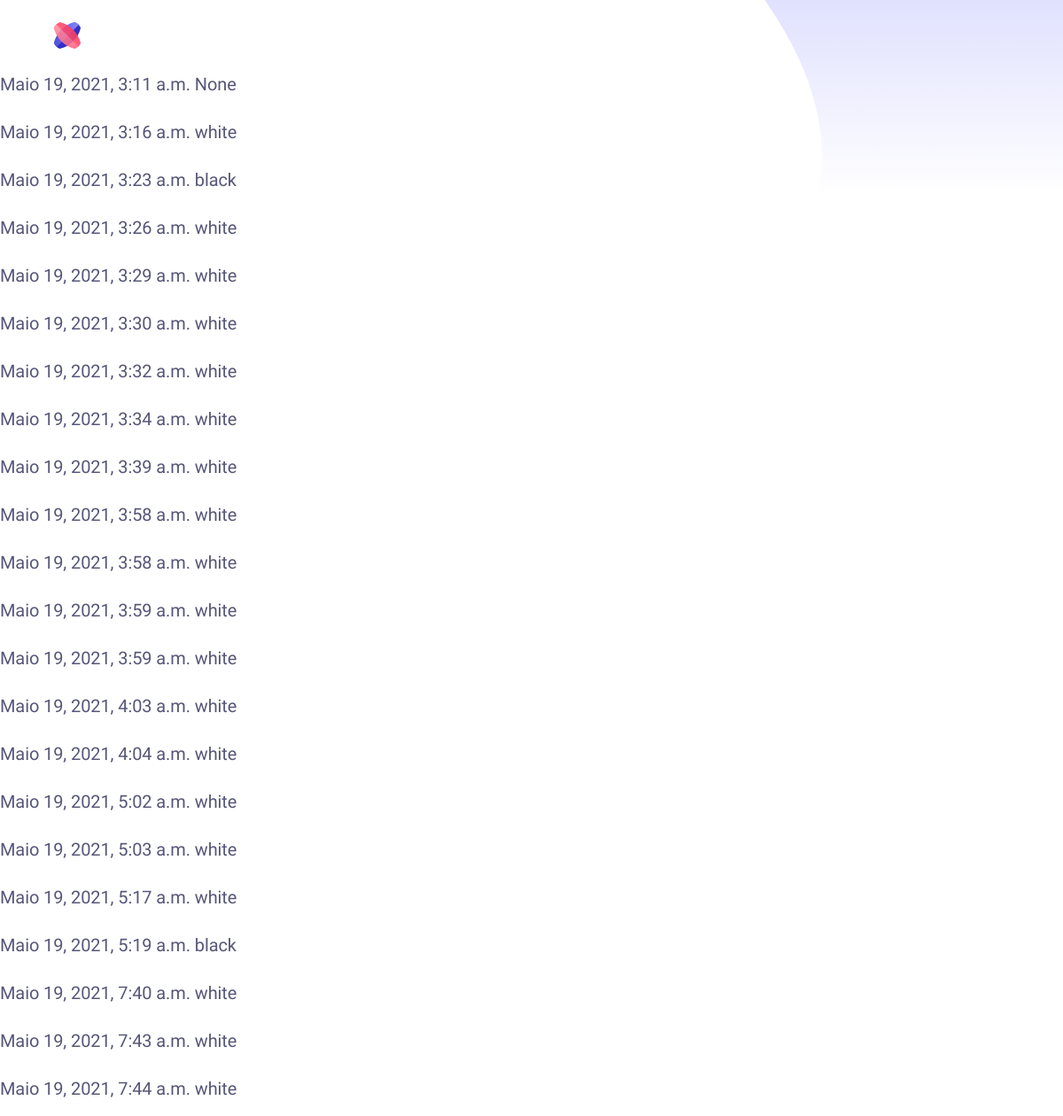
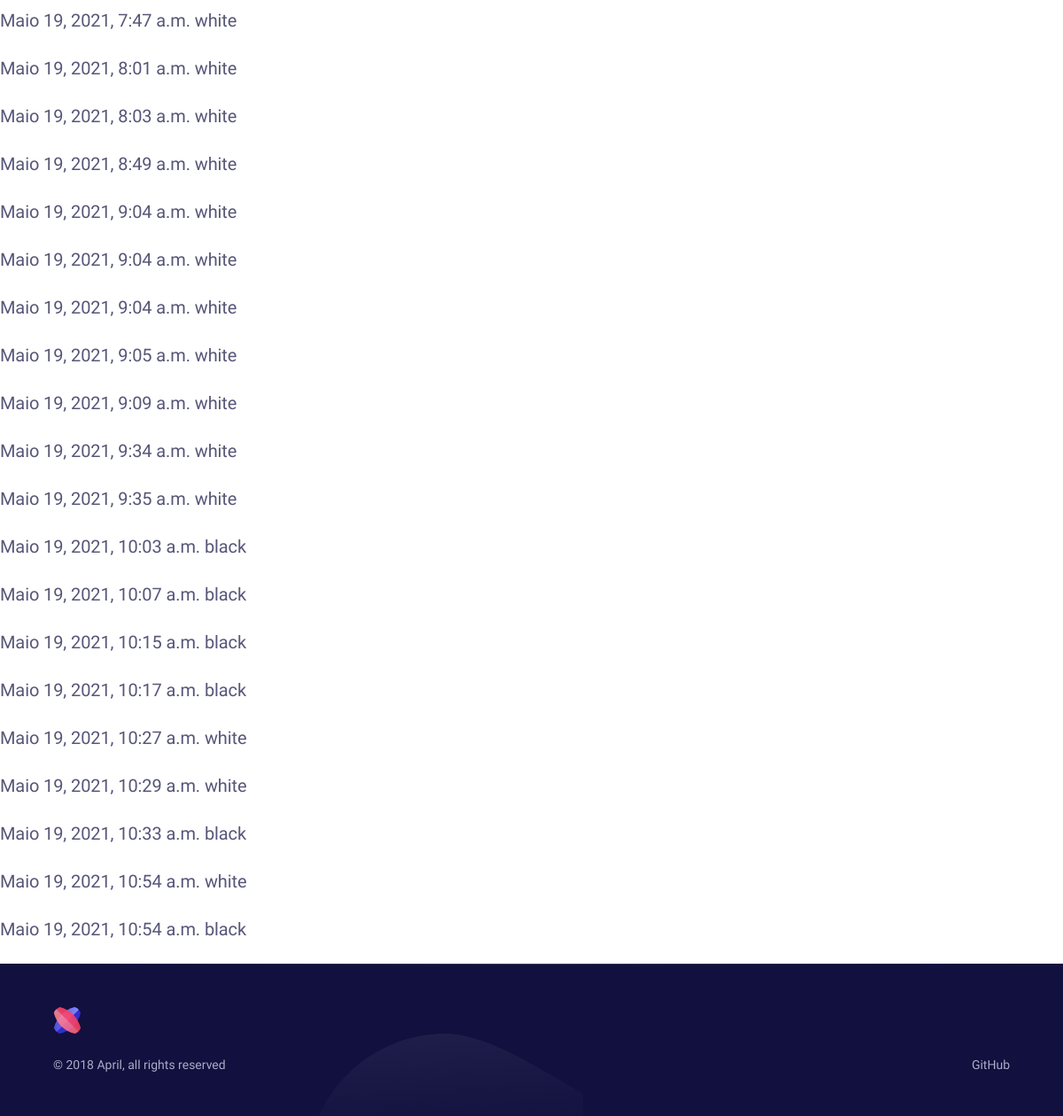
/candidate_list, run on the app's committed database (2 pictures, top to bottom).
### siteapp/models.py (models this page shows, shortened)
class Candidate(models.Model):
	candidate_id = models.AutoField(primary_key=True)
	physical_characteristic = models.ForeignKey(PhysicalCharacteristic, null=True, blank=True, on_delete=models.CASCADE)
	intelect = models.ForeignKey(Intelect, null=True, blank=True, on_delete=models.CASCADE)
	race = models.ForeignKey(SocialRace, null=True, blank=True, on_delete=models.CASCADE)
	stereotype = models.ForeignKey(Stereotype, null=True, blank=True, on_delete=models.CASCADE)
	created_date = models.DateTimeField(default=timezone.now)
	job = models.CharField(max_length=20, null=True, blank=True)

class SocialRace(models.Model):
	RACE_CHOICES = [
		('white', 'Branca'),
		('black', 'Preta'),
	]
	race = models.CharField(max_length=10,blank=True,
		unique=False, choices=RACE_CHOICES)
	def __str__(self):
	  return self.race

### siteapp/views.py (the view)
# urls.py: path('candidate_list', views.candidate_list, name='candidate_list'),
def candidate_list(request):
    candidates = Candidate.objects.all()
    return render(request, 'siteapp/candidate_list.html', {'candidates': candidates})

### siteapp/templates/siteapp/candidate_list.html (shortened to what this page needs)
{% extends 'siteapp/base.html' %}
{% block content %}
  {% for candidate in candidates %}
    <div class="post">
      <div class="date">
        {{ candidate.created_date }}
        {{ candidate.race }}
      </div>
    </div>
  {% endfor %}
{% endblock %}

### siteapp/templates/siteapp/base.html (shortened to what this page needs)
{% load static %}
<!DOCTYPE html>
<html lang="en">
<head>
    <link rel="stylesheet" href="static/css/style.css">
</head>
<body class="is-boxed has-animations">
    <div class="body-wrap boxed-container">
        <header class="site-header">
            <div class="header-shape header-shape-1">
            </div>
            <div class="header-shape header-shape-2">
            </div>
            <div class="container">
                <div class="site-header-inner">
                    <div class="brand header-brand">
                        <h1 class="m-0">
                            <a href="#">
                            </a>
                        </h1>
                    </div>
                </div>
            </div>
        </header>
        <main>
            {% block content %}
            {% endblock %}
        </main>
        <footer class="site-footer">
            <div class="container">
                <div class="site-footer-inner has-top-divider">
                    <div class="brand footer-brand">
                        <a href="#">
                        </a>
                    </div>
                    <ul class="footer-links list-reset">
                        <li>
                            <a href="#">GitHub</a>
                        </li>
                    </ul>
                    <ul class="footer-social-links list-reset">
                    </ul>
                    <div class="footer-copyright">&copy; 2018 April, all rights reserved</div>
                </div>
            </div>
        </footer>
    </div>
</body>
</html>

### siteapp/static/css/style.css (style rules this page uses)
html { line-height:1.15;-ms-text-size-adjust:100%;-webkit-text-size-adjust:100% }
body { margin:0 }
article,aside,footer,header,nav,section { display:block }
h1 { font-size:2em;margin:0.67em 0 }
figcaption,figure,main { display:block }
a { background-color:transparent;-webkit-text-decoration-skip:objects }
svg:not(:root) { overflow:hidden }
html { box-sizing:border-box }
*,*:before,*:after { box-sizing:inherit }
body { background:#fff;-moz-osx-font-smoothing:grayscale;-webkit-font-smoothing:antialiased }
ul,ol { margin-top:0;margin-bottom:24px;padding-left:24px }
ul { list-style:disc }
img,svg { display:block }
html { font-size:18px;line-height:27px }
@media (min-width: 641px) { html { font-size:20px;line-height:30px;letter-spacing:-0.1px } }
body { color:#565678;font-size:1rem }
body,button,input,select,textarea { font-family:"Heebo", sans-serif }
a { color:#4950F6;text-decoration:none }
h1,h2,h3,h4,h5,h6,.h1,.h2,.h3,.h4,.h5,.h6 { clear:both;color:#11103E;font-family:Fira Sans, serif;font-weight:600 }
h1,.h1 { font-size:40px;line-height:50px;letter-spacing:0px }
@media (min-width: 641px) { h1,.h1 { font-size:46px;line-height:56px;letter-spacing:0px } }
h1,h2,.h1,.h2 { margin-top:48px;margin-bottom:16px }
.container,.container-sm { width:100%;margin:0 auto;padding-left:16px;padding-right:16px }
@media (min-width: 481px) { .container,.container-sm { padding-left:24px;padding-right:24px } }
.container { max-width:1128px }
.list-reset { list-style:none;padding:0 }
.has-top-divider { position:relative }
.has-top-divider::before { content:'';position:absolute;top:0;left:0;width:100%;display:block;height:1px;background:#D2DAF0;background:linear-gradient(to right, rgba(210,218,240,0.1) 0, rgba(210,218,240,0.6) 50%, rgba(210,218,240,0.1) 100%) }
.m-0 { margin:0 }
.site-header { position:relative;padding:24px 0 }
.header-shape { position:absolute }
.header-shape-1 { display:none;top:0 }
.header-shape-2 { top:-40px;right:-53px }
.site-header-inner { position:relative;display:flex;justify-content:space-between;align-items:center }
@media (min-width: 641px) { .header-shape-1 { display:block;left:687px } }
@media (min-width: 641px) { .header-shape-2 { top:-92px;left:440px;right:auto } }
@media (min-width: 641px) { .header-shape-2 svg { width:220px;height:220px } }
@media (min-width: 1025px) { .header-shape-1 { left:auto;right:0 } }
@media (min-width: 1025px) { .header-shape-2 { left:auto;right:38% } }
.is-boxed { background:#EEF1FA }
.body-wrap { background:#fff;overflow:hidden;display:flex;flex-direction:column;min-height:100vh }
.boxed-container { max-width:1440px;margin:0 auto;box-shadow:0 24px 48px rgba(17,16,62,0.12) }
main { flex:1 0 auto }
.site-footer { position:relative;font-size:14px;line-height:20px;letter-spacing:0px;color:#ABABC9;background-color:#11103E }
.site-footer::before { content:'';position:absolute;bottom:0;left:30%;width:298px;height:93px;background-repeat:no-repeat }
.site-footer a { color:#ABABC9;text-decoration:none }
.site-footer-inner { position:relative;display:flex;flex-wrap:wrap;padding-top:48px;padding-bottom:48px }
.site-footer-inner.has-top-divider::before { background:#565678;background:linear-gradient(to right, rgba(86,86,120,0.1) 0, rgba(86,86,120,0.6) 50%, rgba(86,86,120,0.1) 100%) }
.footer-brand,.footer-links,.footer-social-links,.footer-copyright { flex:none;width:100%;display:inline-flex;justify-content:center }
.footer-brand,.footer-links,.footer-social-links { margin-bottom:24px }
@media (min-width: 641px) { .site-footer-inner { justify-content:space-between } }
@media (min-width: 641px) { .footer-brand,.footer-links,.footer-social-links,.footer-copyright { flex:50% } }
@media (min-width: 641px) { .footer-brand,.footer-copyright { justify-content:flex-start } }
@media (min-width: 641px) { .footer-links,.footer-social-links { justify-content:flex-end } }
@media (min-width: 641px) { .footer-links { order:1;margin-bottom:0 } }

### data on the page
Candidate: created_date "Maio 19, 2021, 3:11 a.m.", race "None"
Candidate: created_date "Maio 19, 2021, 3:16 a.m.", race "white"
Candidate: created_date "Maio 19, 2021, 3:23 a.m.", race "black"
Candidate: created_date "Maio 19, 2021, 3:26 a.m.", race "white"
Candidate: created_date "Maio 19, 2021, 3:29 a.m.", race "white"
Candidate: created_date "Maio 19, 2021, 3:30 a.m.", race "white"
Candidate: created_date "Maio 19, 2021, 3:32 a.m.", race "white"
Candidate: created_date "Maio 19, 2021, 3:34 a.m.", race "white"
Candidate: created_date "Maio 19, 2021, 3:39 a.m.", race "white"
Candidate: created_date "Maio 19, 2021, 3:58 a.m.", race "white"
Candidate: created_date "Maio 19, 2021, 3:58 a.m.", race "white"
Candidate: created_date "Maio 19, 2021, 3:59 a.m.", race "white"
Candidate: created_date "Maio 19, 2021, 3:59 a.m.", race "white"
Candidate: created_date "Maio 19, 2021, 4:03 a.m.", race "white"
Candidate: created_date "Maio 19, 2021, 4:04 a.m.", race "white"
Candidate: created_date "Maio 19, 2021, 5:02 a.m.", race "white"
Candidate: created_date "Maio 19, 2021, 5:03 a.m.", race "white"
Candidate: created_date "Maio 19, 2021, 5:17 a.m.", race "white"
Candidate: created_date "Maio 19, 2021, 5:19 a.m.", race "black"
Candidate: created_date "Maio 19, 2021, 7:40 a.m.", race "white"
Candidate: created_date "Maio 19, 2021, 7:43 a.m.", race "white"
Candidate: created_date "Maio 19, 2021, 7:44 a.m.", race "white"
Candidate: created_date "Maio 19, 2021, 7:47 a.m.", race "white"
Candidate: created_date "Maio 19, 2021, 8:01 a.m.", race "white"
Candidate: created_date "Maio 19, 2021, 8:03 a.m.", race "white"
Candidate: created_date "Maio 19, 2021, 8:49 a.m.", race "white"
Candidate: created_date "Maio 19, 2021, 9:04 a.m.", race "white"
Candidate: created_date "Maio 19, 2021, 9:04 a.m.", race "white"
Candidate: created_date "Maio 19, 2021, 9:04 a.m.", race "white"
Candidate: created_date "Maio 19, 2021, 9:05 a.m.", race "white"
Candidate: created_date "Maio 19, 2021, 9:09 a.m.", race "white"
Candidate: created_date "Maio 19, 2021, 9:34 a.m.", race "white"
Candidate: created_date "Maio 19, 2021, 9:35 a.m.", race "white"
Candidate: created_date "Maio 19, 2021, 10:03 a.m.", race "black"
Candidate: created_date "Maio 19, 2021, 10:07 a.m.", race "black"
Candidate: created_date "Maio 19, 2021, 10:15 a.m.", race "black"
Candidate: created_date "Maio 19, 2021, 10:17 a.m.", race "black"
Candidate: created_date "Maio 19, 2021, 10:27 a.m.", race "white"
Candidate: created_date "Maio 19, 2021, 10:29 a.m.", race "white"
Candidate: created_date "Maio 19, 2021, 10:33 a.m.", race "black"
Candidate: created_date "Maio 19, 2021, 10:54 a.m.", race "white"
Candidate: created_date "Maio 19, 2021, 10:54 a.m.", race "black"
